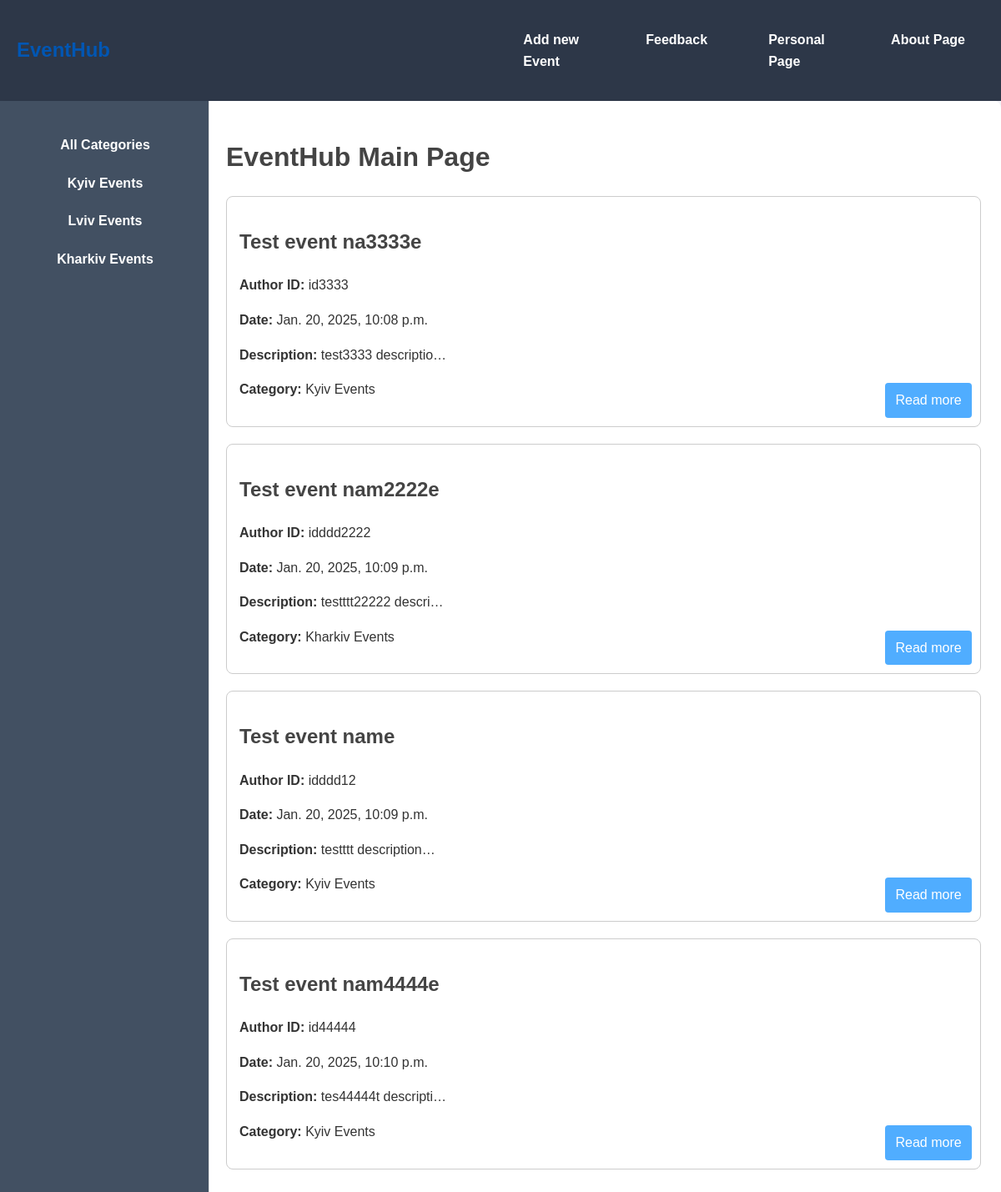
The page / on the database its author committed.
### event/models.py (models this page shows, shortened)
class EventCategory(models.Model):
    name = models.CharField(max_length=50, db_index=True)
    def __str__(self):
        return self.name
    def get_absolute_url(self):
        return reverse('show_category', kwargs={'category_id': self.pk})

class Event(models.Model):
    name = models.CharField(max_length=50)
    authorId = models.CharField(max_length=50)
    data = models.DateTimeField(auto_now_add=True)
    image = models.ImageField(upload_to='images/%Y/%m/%d', blank=True)
    description = models.TextField(blank=True, null=True)
    category = models.ForeignKey('EventCategory', on_delete=models.PROTECT, null=True)
    def get_absolute_url(self):
        return reverse('show_event', kwargs={'event_id': self.pk})

### event/views.py (the view)
# urls.py: path('', index, name='home'),
def index(request):
    posts = Event.objects.all()
    category = EventCategory.objects.all()
    context = {
        'menu': menu,
        'post': posts,
        'category': category,
        'title': 'EventHub Main Page',
        'selected_category': 0
    }
    return render(request, 'event/index.html', context=context)

### event/templates/event/index.html
{% extends 'event/base.html' %}
{% block content %}
<div class="container">
    <aside class="sidebar">
        <ul>
            {% if selected_category == 0 %}
                <li><a href="#">All Categories</a></li>
            {% else %}
                <li><a href="{% url 'home' %}">All Categories</a></li>
            {% endif%}
            {% for cat in category %}
            <li><a href="{{ cat.get_absolute_url }}">{{cat}}</a></li>
            {%endfor%}
        </ul>
    </aside>
    <main class="content">
        <h1>{{ title }}</h1>
        <ul>
            {% for p in post %}
            <li style="position: relative; margin-bottom: 20px; padding: 15px; border: 1px solid #ccc; border-radius: 8px;">
                <h2>{{ p.name }}</h2>
                <p><strong>Author ID:</strong> {{ p.authorId }}</p>
                <p><strong>Date:</strong> {{ p.data }}</p>
                <p><strong>Description:</strong> {{ p.description|truncatechars:20 }}</p>
                <p><strong>Category:</strong> {{ p.category }}</p>
                <a href="{{ p.get_absolute_url }}">
                    <div class="button_read_more">Read more</div>
                </a>
            </li>
            {% endfor %}
        </ul>
    </main>
</div>
{% endblock %}

### event/templates/event/base.html (shortened to what this page needs)
{% load static %}
<!DOCTYPE html>
<html lang="en">
<head>
    <link type="text/css" href="{% static 'event/css/style.css' %}" rel="stylesheet">
</head>
<body>
{% block mainmenu %}
<nav class="navbar">
    <a href="{% url 'home' %}">
        <div class="logo">EventHub</div>
    </a>
    <ul class="menu">
        {% for m in menu %}
        <li><a href="{% url m.url_name %}">{{ m.name }}</a></li>
        {% endfor %}
    </ul>
</nav>
{% endblock mainmenu%}
{% block content %}
{% endblock %}
</body>
</html>

### event/static/event/css/style.css (style rules this page uses)
body { font-family: Arial, sans-serif; line-height: 1.6; margin: 0; padding: 0; background-color: #f4f4f9; color: #333; }
.navbar { display: flex; justify-content: space-between; align-items: center; background-color: #2d3748; padding: 10px 20px; color: #ffffff; }
.navbar a .logo { font-size: 1.5rem; font-weight: bold; }
.navbar .menu { list-style: none; display: flex; margin: 0; padding: 0; gap: 20px; }
.navbar .menu li { display: inline; }
.navbar .menu li a { text-decoration: none; color: #ffffff; font-weight: bold; transition: color 0.3s; }
h1, h2 { color: #444; }
ul { list-style: none; padding: 0; }
ul li { width: 96%; margin: 10px 0; padding: 15px; border-radius: 5px; transition: transform 0.2s ease, background-color 0.2s ease; }
a { text-decoration: none; color: #0056b3; }
.button_read_more { position: absolute; bottom: 10px; right: 10px; background-color: #50adff; color: white; padding: 8px 12px; text-decoration: none; border-radius: 4px; }
.container { width: 100%; margin: 0; padding: 0px; background: #ffffff; box-shadow: 0 2px 4px rgba(0, 0, 0, 0.1); border-radius: 8px; display: flex; flex-direction: row; }
.sidebar { width: 200px; background-color: #425062; padding: 25px; border-right: 1px solid #ddd; }
.sidebar ul { list-style: none; padding: 0; margin: 0; }
.sidebar li { margin-bottom: 10px; padding: 5px; border-radius: 5px; transition: color 0.3s ease, background-color 0.3s ease; text-align: center; }
.sidebar a { text-decoration: none; color: #ffffff; font-weight: bold; display: block; }
.content { flex: 1; padding: 20px; }

### rows shown on the page
EventCategory: name "Kyiv Events"
EventCategory: name "Lviv Events"
EventCategory: name "Kharkiv Events"
Event: name "Test event na3333e", authorId "id3333", data "Jan. 20, 2025, 10:08 p.m.", description "test3333 descriptio…", category "Kyiv Events"
Event: name "Test event nam2222e", authorId "idddd2222", data "Jan. 20, 2025, 10:09 p.m.", description "testttt22222 descri…", category "Kharkiv Events"
Event: name "Test event name", authorId "idddd12", data "Jan. 20, 2025, 10:09 p.m.", description "testttt description…", category "Kyiv Events"
Event: name "Test event nam4444e", authorId "id44444", data "Jan. 20, 2025, 10:10 p.m.", description "tes44444t descripti…", category "Kyiv Events"

### other values the page prints
{{ m.name }} "Add new Event" "Feedback" "Personal Page" "About Page"
{{ title }} "EventHub Main Page"
